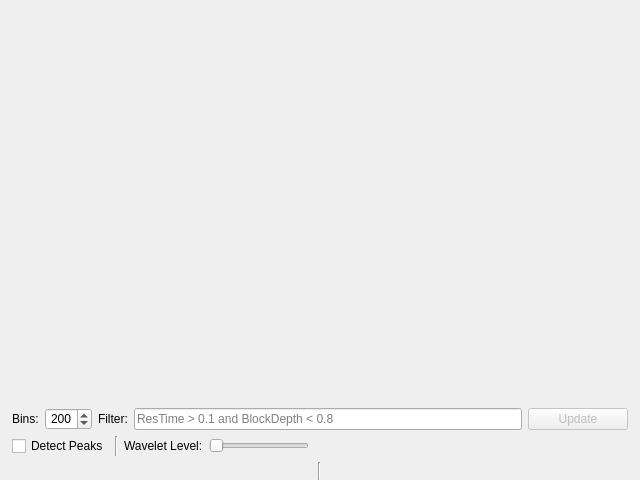
<?xml version="1.0" encoding="UTF-8"?>
<ui version="4.0">
 <class>Dialog</class>
 <widget class="QDialog" name="Dialog">
  <property name="geometry">
   <rect>
    <x>0</x>
    <y>0</y>
    <width>640</width>
    <height>480</height>
   </rect>
  </property>
  <property name="minimumSize">
   <size>
    <width>640</width>
    <height>480</height>
   </size>
  </property>
  <property name="windowTitle">
   <string>Blockade Depth Histogram</string>
  </property>
  <property name="sizeGripEnabled">
   <bool>false</bool>
  </property>
  <layout class="QVBoxLayout" name="verticalLayout">
   <property name="leftMargin">
    <number>0</number>
   </property>
   <property name="rightMargin">
    <number>0</number>
   </property>
   <property name="bottomMargin">
    <number>0</number>
   </property>
   <item>
    <widget class="MplWidget" name="mpl_hist" native="true">
     <property name="sizePolicy">
      <sizepolicy hsizetype="Expanding" vsizetype="MinimumExpanding">
       <horstretch>0</horstretch>
       <verstretch>0</verstretch>
      </sizepolicy>
     </property>
     <property name="minimumSize">
      <size>
       <width>0</width>
       <height>200</height>
      </size>
     </property>
    </widget>
   </item>
   <item>
    <layout class="QHBoxLayout" name="horizontalLayout">
     <property name="leftMargin">
      <number>12</number>
     </property>
     <property name="rightMargin">
      <number>12</number>
     </property>
     <item>
      <widget class="QLabel" name="queryLabel_2">
       <property name="maximumSize">
        <size>
         <width>30</width>
         <height>16777215</height>
        </size>
       </property>
       <property name="text">
        <string>Bins:</string>
       </property>
      </widget>
     </item>
     <item>
      <widget class="QSpinBox" name="binsSpinBox">
       <property name="minimumSize">
        <size>
         <width>0</width>
         <height>22</height>
        </size>
       </property>
       <property name="maximumSize">
        <size>
         <width>75</width>
         <height>22</height>
        </size>
       </property>
       <property name="alignment">
        <set>Qt::AlignRight|Qt::AlignTrailing|Qt::AlignVCenter</set>
       </property>
       <property name="maximum">
        <number>999</number>
       </property>
       <property name="value">
        <number>200</number>
       </property>
      </widget>
     </item>
     <item>
      <widget class="QLabel" name="queryLabel">
       <property name="text">
        <string>Filter:</string>
       </property>
      </widget>
     </item>
     <item>
      <widget class="autocompleteedit" name="sqlQueryLineEdit">
       <property name="minimumSize">
        <size>
         <width>350</width>
         <height>22</height>
        </size>
       </property>
       <property name="placeholderText">
        <string>ResTime &gt; 0.1 and BlockDepth &lt; 0.8</string>
       </property>
      </widget>
     </item>
     <item>
      <widget class="QPushButton" name="updateButton">
       <property name="enabled">
        <bool>false</bool>
       </property>
       <property name="minimumSize">
        <size>
         <width>100</width>
         <height>0</height>
        </size>
       </property>
       <property name="maximumSize">
        <size>
         <width>87</width>
         <height>16777215</height>
        </size>
       </property>
       <property name="text">
        <string>Update</string>
       </property>
      </widget>
     </item>
    </layout>
   </item>
   <item>
    <layout class="QHBoxLayout" name="horizontalLayout_2">
     <property name="leftMargin">
      <number>12</number>
     </property>
     <property name="rightMargin">
      <number>12</number>
     </property>
     <item>
      <widget class="QCheckBox" name="peakDetectCheckBox">
       <property name="enabled">
        <bool>true</bool>
       </property>
       <property name="maximumSize">
        <size>
         <width>110</width>
         <height>16777215</height>
        </size>
       </property>
       <property name="text">
        <string>Detect Peaks</string>
       </property>
      </widget>
     </item>
     <item>
      <widget class="Line" name="line">
       <property name="orientation">
        <enum>Qt::Vertical</enum>
       </property>
      </widget>
     </item>
     <item>
      <widget class="QLabel" name="label_2">
       <property name="maximumSize">
        <size>
         <width>90</width>
         <height>16777215</height>
        </size>
       </property>
       <property name="text">
        <string>Wavelet Level:</string>
       </property>
      </widget>
     </item>
     <item>
      <widget class="QSlider" name="levelHorizontalSlider">
       <property name="minimumSize">
        <size>
         <width>100</width>
         <height>0</height>
        </size>
       </property>
       <property name="maximumSize">
        <size>
         <width>100</width>
         <height>16777215</height>
        </size>
       </property>
       <property name="minimum">
        <number>2</number>
       </property>
       <property name="maximum">
        <number>25</number>
       </property>
       <property name="orientation">
        <enum>Qt::Horizontal</enum>
       </property>
      </widget>
     </item>
     <item>
      <spacer name="horizontalSpacer">
       <property name="orientation">
        <enum>Qt::Horizontal</enum>
       </property>
       <property name="sizeHint" stdset="0">
        <size>
         <width>40</width>
         <height>20</height>
        </size>
       </property>
      </spacer>
     </item>
    </layout>
   </item>
   <item>
    <layout class="QHBoxLayout" name="statusBarHorizontalLayout" stretch="0,0,0,0,1">
     <property name="leftMargin">
      <number>0</number>
     </property>
     <property name="rightMargin">
      <number>0</number>
     </property>
     <item>
      <spacer name="horizontalSpacer_2">
       <property name="orientation">
        <enum>Qt::Horizontal</enum>
       </property>
       <property name="sizeType">
        <enum>QSizePolicy::Fixed</enum>
       </property>
       <property name="sizeHint" stdset="0">
        <size>
         <width>12</width>
         <height>18</height>
        </size>
       </property>
      </spacer>
     </item>
     <item>
      <widget class="QLabel" name="peakLabel">
       <property name="sizePolicy">
        <sizepolicy hsizetype="Expanding" vsizetype="Preferred">
         <horstretch>50</horstretch>
         <verstretch>0</verstretch>
        </sizepolicy>
       </property>
       <property name="minimumSize">
        <size>
         <width>300</width>
         <height>18</height>
        </size>
       </property>
       <property name="maximumSize">
        <size>
         <width>300</width>
         <height>18</height>
        </size>
       </property>
       <property name="font">
        <font>
         <family>Helvetica</family>
         <pointsize>12</pointsize>
        </font>
       </property>
       <property name="frameShape">
        <enum>QFrame::NoFrame</enum>
       </property>
       <property name="frameShadow">
        <enum>QFrame::Sunken</enum>
       </property>
       <property name="text">
        <string/>
       </property>
      </widget>
     </item>
     <item>
      <widget class="Line" name="statusbarLine">
       <property name="orientation">
        <enum>Qt::Vertical</enum>
       </property>
      </widget>
     </item>
     <item>
      <spacer name="horizontalSpacer_3">
       <property name="orientation">
        <enum>Qt::Horizontal</enum>
       </property>
       <property name="sizeType">
        <enum>QSizePolicy::Fixed</enum>
       </property>
       <property name="sizeHint" stdset="0">
        <size>
         <width>12</width>
         <height>18</height>
        </size>
       </property>
      </spacer>
     </item>
     <item>
      <widget class="QLabel" name="errorLabel">
       <property name="sizePolicy">
        <sizepolicy hsizetype="Expanding" vsizetype="Preferred">
         <horstretch>50</horstretch>
         <verstretch>0</verstretch>
        </sizepolicy>
       </property>
       <property name="minimumSize">
        <size>
         <width>300</width>
         <height>18</height>
        </size>
       </property>
       <property name="maximumSize">
        <size>
         <width>16777215</width>
         <height>18</height>
        </size>
       </property>
       <property name="font">
        <font>
         <family>Helvetica</family>
         <pointsize>12</pointsize>
        </font>
       </property>
       <property name="frameShape">
        <enum>QFrame::NoFrame</enum>
       </property>
       <property name="frameShadow">
        <enum>QFrame::Sunken</enum>
       </property>
       <property name="text">
        <string/>
       </property>
      </widget>
     </item>
    </layout>
   </item>
  </layout>
 </widget>
 <customwidgets>
  <customwidget>
   <class>autocompleteedit</class>
   <extends>QLineEdit</extends>
   <header>qtgui.autocompleteedit</header>
  </customwidget>
  <customwidget>
   <class>MplWidget</class>
   <extends>QWidget</extends>
   <header>qtgui.mplwidget</header>
   <container>1</container>
  </customwidget>
 </customwidgets>
 <tabstops>
  <tabstop>updateButton</tabstop>
  <tabstop>sqlQueryLineEdit</tabstop>
 </tabstops>
 <resources/>
 <connections>
  <connection>
   <sender>sqlQueryLineEdit</sender>
   <signal>returnPressed()</signal>
   <receiver>updateButton</receiver>
   <slot>click()</slot>
   <hints>
    <hint type="sourcelabel">
     <x>408</x>
     <y>451</y>
    </hint>
    <hint type="destinationlabel">
     <x>491</x>
     <y>447</y>
    </hint>
   </hints>
  </connection>
  <connection>
   <sender>peakDetectCheckBox</sender>
   <signal>clicked(bool)</signal>
   <receiver>levelHorizontalSlider</receiver>
   <slot>setEnabled(bool)</slot>
   <hints>
    <hint type="sourcelabel">
     <x>216</x>
     <y>497</y>
    </hint>
    <hint type="destinationlabel">
     <x>260</x>
     <y>491</y>
    </hint>
   </hints>
  </connection>
 </connections>
</ui>
